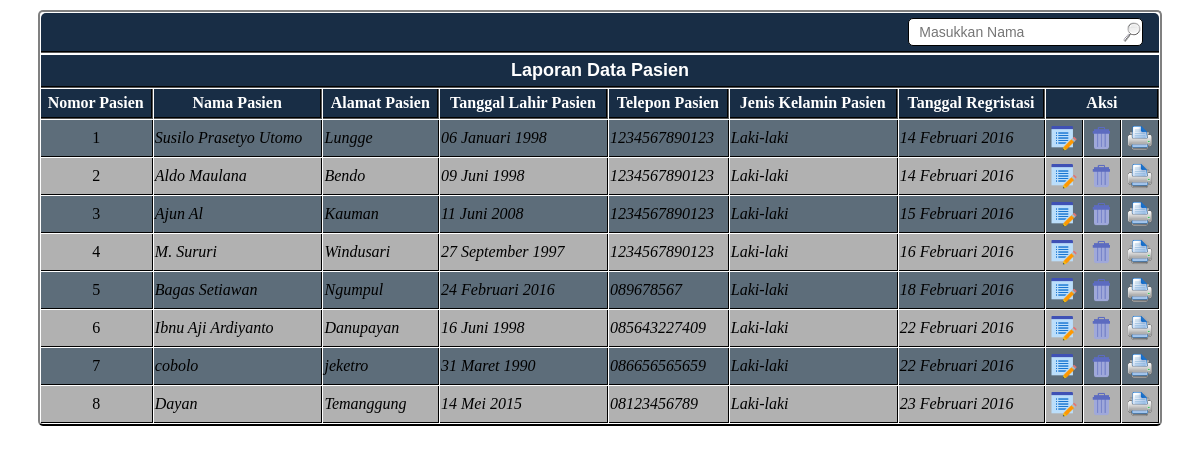
Page /pegawai/pasien_pencarian.php on the committed database.
### tables this page shows
CREATE TABLE IF NOT EXISTS `pasien` (
  `no_pasien` int(11) NOT NULL auto_increment,
  `nama_pasien` varchar(50) NOT NULL,
  `alamat_pasien` varchar(50) NOT NULL,
  `tanggal_lahir_pasien` date NOT NULL,
  `telp` varchar(13) NOT NULL,
  `jenis_kelamin` varchar(30) NOT NULL,
  `tanggal_registrasi` date NOT NULL,
  PRIMARY KEY  (`no_pasien`)
);

### pegawai/tanggal.php (called while the page is built, shortened)
<?php
function tgl_indo($tgl){
$tanggal = substr($tgl,8,2);
$bulan   = getBulan(substr($tgl,5,2));
$tahun   = substr($tgl,0,4);
return $tanggal.' '.$bulan.' '.$tahun;
}
function getBulan($bln){
switch ($bln){
case 1:
return "Januari";
break;
case 2:
return "Februari";
break;
case 3:
return "Maret";
break;
case 5:
return "Mei";
break;
case 6:
return "Juni";
break;
case 9:
return "September";
break;
}
}
?>

### pegawai/pasien_pencarian.php (the view, shortened to what this page needs)
<link rel="stylesheet" href="tabel.css" type="text/css" />
    <div align="center">
     <table border="0"  cellspacing="1" class="tabel" width="98%" >
      <tr>
          <form action="pasien_pencarian.php" method="post">
        <th class="judul" colspan="11"><div align="right">
  <input type="text" name="nama_pasien"  class="cari" size="25" size="40" placeholder="Masukkan Nama" />
  &nbsp;&nbsp;</div></th>
          </form></tr>
        <tr>
        <tr>
          <th class="judul2" colspan="10"><div align="center">Laporan Data Pasien</div></th>
    </tr>
        <tr>
          <th class="isiform"><div align="center">Nomor Pasien</div></th>
  <th class="isiform"><div align="center">Nama Pasien </div></th>
  <th class="isiform"><div align="center">Alamat Pasien </div></th>
  <th class="isiform"><div align="center">Tanggal Lahir Pasien </div></th>
  <th class="isiform"><div align="center">Telepon Pasien </div></th>
  <th class="isiform"><div align="center">Jenis Kelamin Pasien </div></th>
  <th class="isiform"><div align="center">Tanggal Regristasi</div></th>
  <th class="isiform" colspan="3"><div align="center">Aksi</div></th>
  </tr>
        <?php
include "tanggal.php";
$query = mysql_query("select*from pasien where nama_pasien like '%$_POST[nama_pasien]%'")or die(mysql_error);
				$nomor=1;
				while($data=mysql_fetch_array($query))
				{
				if($nomor%2==0)
				{ $bgcolor="#b1b1b1"; }
				else
				{ $bgcolor="#5d6d7a"; }
				$tanggal=tgl_indo($data['tanggal_lahir_pasien']);
				$tanggalregistrasi=tgl_indo($data['tanggal_registrasi']);
				?>
        <tr class="isiform1"  bgcolor=<?php echo "$bgcolor"; ?>>
          <td class="isiform1"><div align="center"><?php echo $nomor;?></span></div></td>
      <td class="isiform1"><div align="left"><em><?php echo $data['nama_pasien']; ?></em></div></td>
      <td class="isiform1"><div align="left"><em><?php echo $data['alamat_pasien']; ?></em></div></td>
      <td class="isiform1"><div align="left"><em><?php echo $tanggal ?></em></div></td>
      <td class="isiform1"><div align="left"><em><?php echo $data['telp']; ?> </em></div></td>
      <td class="isiform1"><div align="left"><em><?php echo $data['jenis_kelamin']; ?> </em></div></td>
      <td class="isiform1"><div align="left"><em><?php echo $tanggalregistrasi ?> </em></div></td>
      <td class="isiform1"><div align="center"><em><?php echo "<a href=pasien_edit.php?no_pasien=$data[no_pasien]>
				<img src='../img/edit.png' width='30px' height='30px'/></a>";?></em></div></td>
      <td class="isiform1"><div align="center"><em><?php echo "<a href=pasien_delete.php?no_pasien=$data[no_pasien]&&hapus=oke><img src='../img/delete.png' width='30px' height='30px'/></a>";?></em></div></td>
       <td class="isiform1"><div align="center"><em><?php echo "<a href=kartupeserta.php?no_pasien=$data[no_pasien]><img src='print.png' width='30px' height='30px' /></a>";?></em></div></td>
    </tr>   <?php $nomor++;}?>
      </table>
</div>

### pegawai/tabel.css (style rules this page uses)
.tabel { width:95%; margin-top:10px; border-width:2px; border-style:solid; border-bottom-color:#000000; border-radius:5px 5px 5px 5px; }
.judul { background-color:#182D45; color:#ffffff; padding-top:5px; padding-bottom:5px; font-family:Arial, Helvetica, sans-serif; font-size:18px; border-bottom-style:groove; border-bottom-width:2px; border-radius:5px 5px 0px 0px; border-color:#000000; }
.judul2 { background-color:#182D45; color:#ffffff; padding-top:5px; padding-bottom:5px; font-family:Arial, Helvetica, sans-serif; font-size:18px; border-bottom-style:groove; border-bottom-width:2px; border-radius:0px 0px 0px 0px; border-color:#000000; }
.isiform { border-right-width:2px; border-right-style:groove; border-bottom-style:groove; border-bottom-width:2px; border-radius:0px 0px 0px 0px; background-color:#182D45; padding-top:5px; padding-bottom:5px; border-color:#000000; color:ffffff; }
.isiform1 { border-right-width:1px; border-right-style:groove; border-bottom-style:groove; border-bottom-width:1px; padding-top:3px; padding-bottom:3px; border-color:#000000; }
.cari { padding-top:5px; padding-bottom:5px; background-image:url(../img/cari1.png); background-position:right; background-repeat:no-repeat; padding-left:10px; font-family:Arial, Helvetica, sans-serif; font-size:14px; color:#666666; border-style:solid; border-color:#000000; border-width:1px; box-shadow:2px 2x 2px #999999; border-radius:5px 5px 5px 5px; }

### rows in the picture
pasien: nama_pasien "Susilo Prasetyo Utomo", alamat_pasien "Lungge", tanggal "06 Januari 1998", telp "1234567890123", jenis_kelamin "Laki-laki", tanggal_registrasi "14 Februari 2016"
pasien: nama_pasien "Aldo Maulana", alamat_pasien "Bendo", tanggal "09 Juni 1998", telp "1234567890123", jenis_kelamin "Laki-laki", tanggal_registrasi "14 Februari 2016"
pasien: nama_pasien "Ajun Al", alamat_pasien "Kauman", tanggal "11 Juni 2008", telp "1234567890123", jenis_kelamin "Laki-laki", tanggal_registrasi "15 Februari 2016"
pasien: nama_pasien "M. Sururi", alamat_pasien "Windusari", tanggal "27 September 1997", telp "1234567890123", jenis_kelamin "Laki-laki", tanggal_registrasi "16 Februari 2016"
pasien: nama_pasien "Bagas Setiawan", alamat_pasien "Ngumpul", tanggal "24 Februari 2016", telp "089678567", jenis_kelamin "Laki-laki", tanggal_registrasi "18 Februari 2016"
pasien: nama_pasien "Ibnu Aji Ardiyanto", alamat_pasien "Danupayan", tanggal "16 Juni 1998", telp "085643227409", jenis_kelamin "Laki-laki", tanggal_registrasi "22 Februari 2016"
pasien: nama_pasien "cobolo", alamat_pasien "jeketro", tanggal "31 Maret 1990", telp "086656565659", jenis_kelamin "Laki-laki", tanggal_registrasi "22 Februari 2016"
pasien: nama_pasien "Dayan", alamat_pasien "Temanggung", tanggal "14 Mei 2015", telp "08123456789", jenis_kelamin "Laki-laki", tanggal_registrasi "23 Februari 2016"
